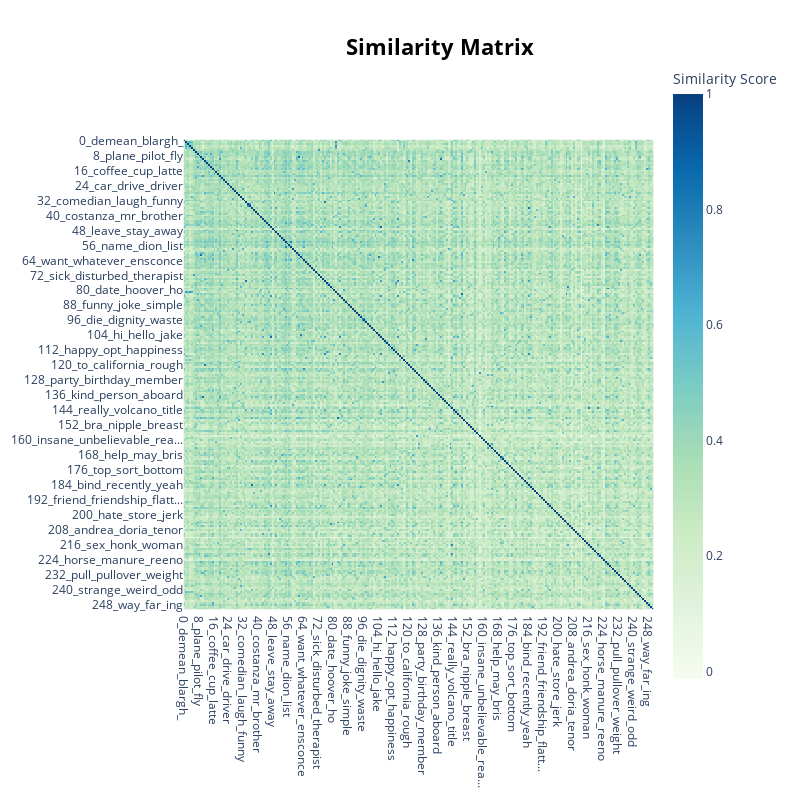

Notebook code cell kept with this figure:
### Code cell
model.visualize_heatmap()

### Figure 1 — Plotly figure (JSON) as saved in the notebook; plotly's stock layout.template omitted (floating-point values rounded to 4 significant figures; data arrays with more than 128 entries replaced by an {"elided": "..."} marker saying what was removed)
{"data": [{"coloraxis": "coloraxis", "hovertemplate": "x: %{x}<br>y: %{y}<br>Similarity Score: %{z}<extra></extra>", "name": "0", "type": "heatmap", "x": {"elided": "251 str values"}, "xaxis": "x", "y": {"elided": "251 str values"}, "yaxis": "y", "z": {"elided": "251x251 float values"}}], "layout": {"coloraxis": {"colorbar": {"title": {"text": "Similarity Score"}}, "colorscale": [[0, "rgb(247,252,240)"], [0.125, "rgb(224,243,219)"], [0.25, "rgb(204,235,197)"], [0.375, "rgb(168,221,181)"], [0.5, "rgb(123,204,196)"], [0.625, "rgb(78,179,211)"], [0.75, "rgb(43,140,190)"], [0.875, "rgb(8,104,172)"], [1, "rgb(8,64,129)"]]}, "height": 800, "hoverlabel": {"bgcolor": "white", "font": {"family": "Rockwell", "size": 16}}, "legend": {"title": {"text": "Trend"}}, "margin": {"t": 60}, "showlegend": true, "title": {"font": {"color": "Black", "size": 22}, "text": "<b>Similarity Matrix</b>", "x": 0.55, "xanchor": "center", "y": 0.95, "yanchor": "top"}, "width": 800, "xaxis": {"anchor": "y", "constrain": "domain", "domain": [0, 1], "scaleanchor": "y"}, "yaxis": {"anchor": "x", "autorange": "reversed", "constrain": "domain", "domain": [0, 1]}}}
